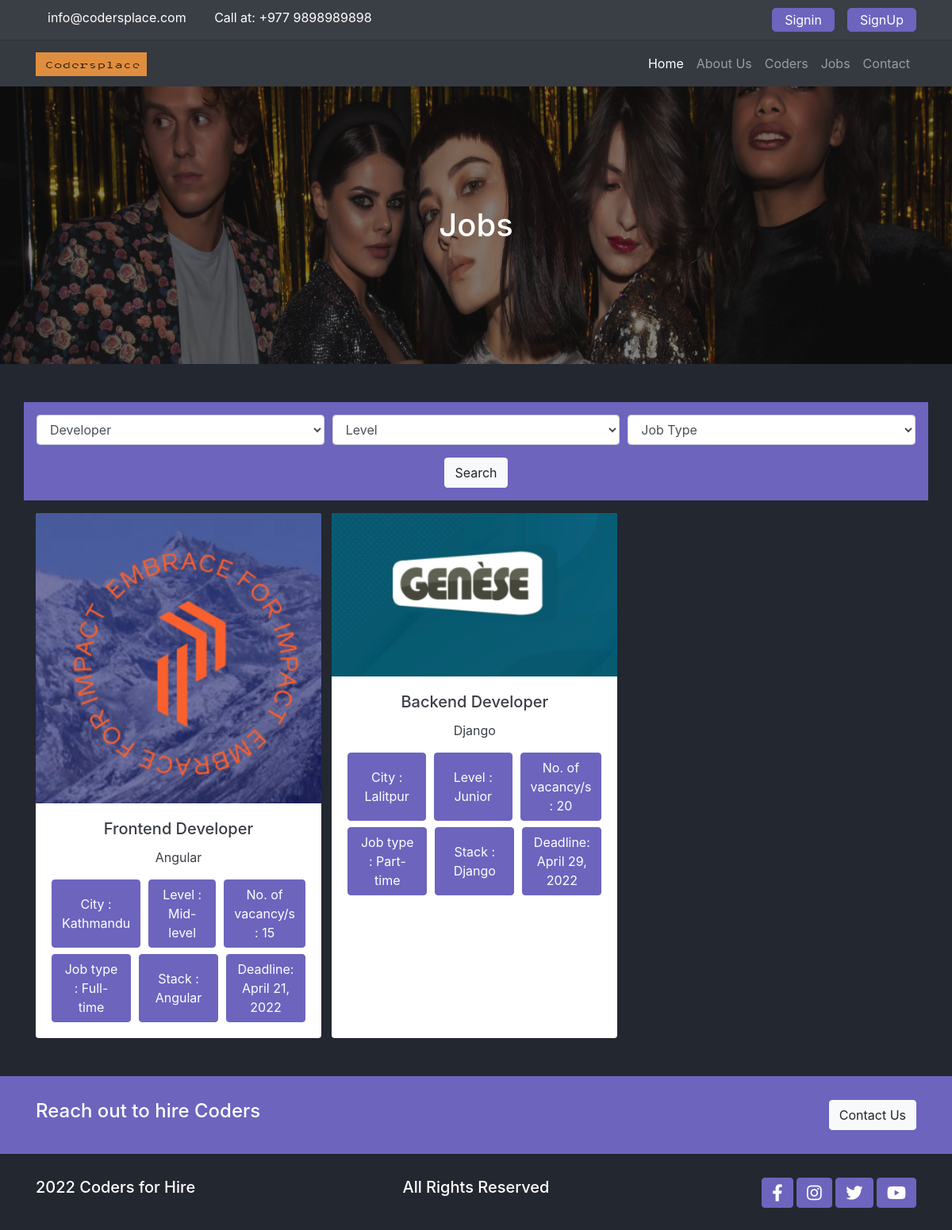
Screenshot of /jobs/ with the database file from the repository.
### jobs/models.py (models this page shows, shortened)
class Job(models.Model):
    level_choices = (
        ('Fresher', 'Fresher'),
        ('Junior', 'Junior'),
        ('Mid-level', 'Mid-level'),
        ('Senior', 'Senior'),
    )
    job_choices = (
        ('Part-time', 'Part-time'),
        ('Full-time', 'Full-time'),
        ('Remote-work', 'Remote-work'),
        ('Internship', 'Internship'),
    )
    developer_choices = (
        ('.NET', '.NET'),
        ('React', 'React'),
        ('Nodejs', 'Nodejs'),
        ('PHP', 'PHP'),
        ('Laravel', 'Laravel'),
        ('Angular', 'Angular'),
        ('Django', 'Django'),
    )
    title = models.CharField(max_length=255, null=True)
    company_name = models.CharField(max_length=255)
    company_email = models.EmailField()
    company_phone = models.CharField(max_length=10)
    company_location = models.CharField(max_length=255)
    photo = models.ImageField(upload_to='media/companies/')
    job_type = models.CharField(max_length=255, choices=job_choices)
    level_type = models.CharField(max_length=255, choices=level_choices)
    developer_type = models.CharField(
        max_length=255, choices=developer_choices)
    no_of_vacancies = models.PositiveIntegerField()
    deadline = models.DateField()
    skills = models.CharField(max_length=255, blank=True, null=True)
    salary = models.CharField(max_length=20)
    description = RichTextField()
    created_date = models.DateField(null=True, blank=True)

### jobs/views.py (the view)
# urls.py: path('jobs/', include('jobs.urls')),
def jobs(request):
    jobs = Job.objects.order_by('-created_date')
    developer_type_search = Job.objects.values_list(
        'developer_type', flat=True).distinct()
    level_type_search = Job.objects.values_list(
        'level_type', flat=True).distinct()
    job_type_search = Job.objects.values_list(
        'job_type', flat=True).distinct()
    data = {
        'jobs': jobs,
        'developer_type_search': developer_type_search,
        'level_type_search': level_type_search,
        'job_type_search': job_type_search,
    }
    return render(request, 'jobs/jobs.html', data)

### templates/jobs/jobs.html (shortened to what this page needs)
{% extends 'base.html' %} {% load static %} {% block content %}
<main class="jobs-page">
	<div class="banner">
		<img
			src="{% static './assets/images/bg-banner.png' %}"
			alt=""
			class="img-fluid w-100"
		/>
		<h1 class="text-center">Jobs</h1>
	</div>
	<section class="searchbox container mt-5 p-3 bg-accent">
		<form method="GET" action="{% url 'jobs_search' %}">
			<div class="form-row">
				<div class="form-group col-md-4">
					<select name="developer_type" id="inputState" class="form-control">
						<option selected disabled hidden>Developer</option>
					</select>
				</div>
				<div class="form-group col-md-4">
					<select name="level_type" id="inputState" class="form-control">
						<option selected disabled hidden>Level</option>
					</select>
				</div>
				<div class="form-group col-md-4">
					<select name="job_type" class="form-control">
						<option selected disabled hidden>Job Type</option>
					</select>
				</div>
			</div>
			<div class="text-center">
				<button class="btn btn-light">Search</button>
			</div>
		</form>
	</section>
	<section class="container mt-3 grid">
		{% for job in jobs %}
		<div class="card border-0 text-center">
			<div class="feature-text">
				<a href="{% url 'job_detail' job.id %}">
					<img
						src="{{ job.photo.url }}"
						class="card-img-top"
						alt="team-member"
					/>
				</a>
			</div>
			<div class="card-body">
				<h5 class="card-title">{{ job.title }}</h5>
				<p class="card-text">{{ job.developer_type }}</p>
				<div class="person-description mt-2">
					<button class="btn btn-accent">
						City : {{job.company_location}}
					</button>
					<button class="btn btn-accent">Level : {{job.level_type}}</button>
					<button class="btn btn-accent">
						No. of vacancy/s : {{job.no_of_vacancies}}
					</button>
				</div>
				<div class="person-description mt-2">
					<button class="btn btn-accent">Job type : {{job.job_type}}</button>
					<button class="btn btn-accent">Stack : {{job.developer_type}}</button>
					<button class="btn btn-accent">Deadline: {{job.deadline}}</button>
				</div>
			</div>
		</div>
		{% endfor %}
	</section>
</main>
{% endblock %}

### codersplace/static/css/base.css (style rules this page uses)
:root { --primary: #232730; --secondary: #3a3e45; --white: #888787; --accent: #6d64be; }
body { background-color: var(--primary); color: #fff; }
a { color: #fff; }
.btn-accent { background-color: var(--accent); color: #fff; border-color: var(--accent); outline: none; }
.card { color: var(--secondary); width: 22.5rem; }
main { overflow: hidden; }

### codersplace/static/css/utils.css (style rules this page uses)
.bg-accent { color: #ffffff; background-color: var(--accent); }
.banner { position: relative; }
.banner img { height: 350px; width: 100%; }
.banner h1 { position: absolute; top: 50%; left: 50%; transform: translate(-50%, -50%); }
.grid { display: grid; grid-template-columns: 1fr 1fr 1fr; row-gap: 30px; column-gap: 10px; }
.feature-text { position: relative; }
.person-description { display: grid; grid-template-columns: 1fr 1fr 1fr; column-gap: 10px; }

### rows the page displays
Job: photo (picture), title "Frontend Developer", developer_type "Angular", company_location "Kathmandu", level_type "Mid-level", no_of_vacancies "15", job_type "Full-time", deadline "April 21, 2022"
Job: photo (picture), title "Backend Developer", developer_type "Django", company_location "Lalitpur", level_type "Junior", no_of_vacancies "20", job_type "Part-time", deadline "April 29, 2022"
